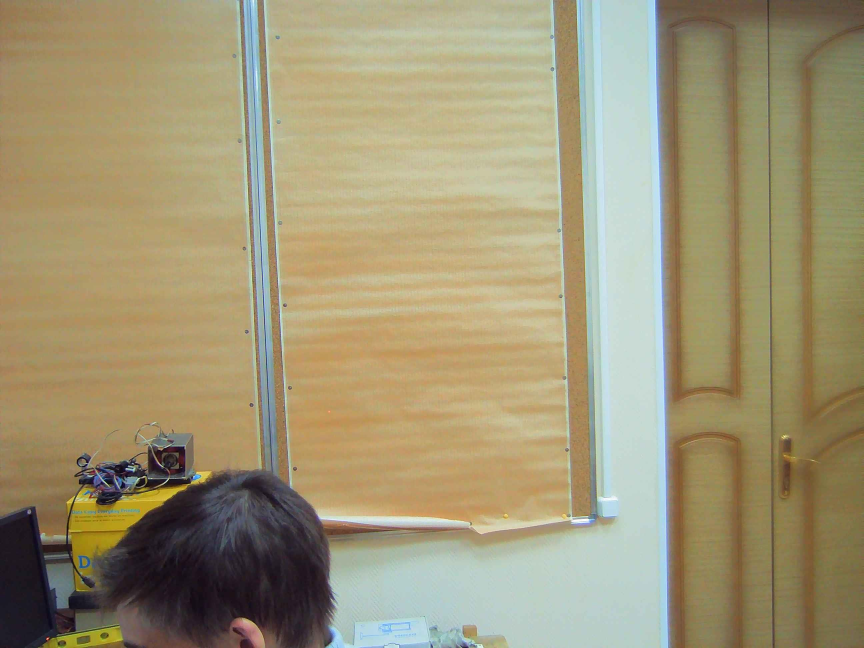
#> input picture sub_project/find_in_image/-50 0 -48 0.jpg, 2592 x 1944 px (shown at 1/3 size)
$ python hsv_control2.py
#> lines starting #> are read from the running program, lines starting #| are printed output that depends on the picture
from __future__ import print_function
import cv2 as cv
import argparse
max_value = 255
max_value_H = 360//2
low_H = 0
low_S = 0
low_V = 0
high_H = max_value_H
high_S = max_value
high_V = max_value
window_capture_name = 'Video Capture'
window_detection_name = 'Object Detection'
low_H_name = 'Low H'
low_S_name = 'Low S'
low_V_name = 'Low V'
high_H_name = 'High H'
high_S_name = 'High S'
high_V_name = 'High V'
def on_low_H_thresh_trackbar(val):
    global low_H
    global high_H
    low_H = val
    low_H = min(high_H-1, low_H)
    cv.setTrackbarPos(low_H_name, window_detection_name, low_H)
def on_high_H_thresh_trackbar(val):
    global low_H
    global high_H
    high_H = val
    high_H = max(high_H, low_H+1)
    cv.setTrackbarPos(high_H_name, window_detection_name, high_H)
def on_low_S_thresh_trackbar(val):
    global low_S
    global high_S
    low_S = val
    low_S = min(high_S-1, low_S)
    cv.setTrackbarPos(low_S_name, window_detection_name, low_S)
def on_high_S_thresh_trackbar(val):
    global low_S
    global high_S
    high_S = val
    high_S = max(high_S, low_S+1)
    cv.setTrackbarPos(high_S_name, window_detection_name, high_S)
def on_low_V_thresh_trackbar(val):
    global low_V
    global high_V
    low_V = val
    low_V = min(high_V-1, low_V)
    cv.setTrackbarPos(low_V_name, window_detection_name, low_V)
def on_high_V_thresh_trackbar(val):
    global low_V
    global high_V
    high_V = val
    high_V = max(high_V, low_V+1)
    cv.setTrackbarPos(high_V_name, window_detection_name, high_V)


cv.namedWindow(window_capture_name)
cv.namedWindow(window_detection_name)
cv.createTrackbar(low_H_name, window_detection_name , low_H, max_value_H, on_low_H_thresh_trackbar)
cv.createTrackbar(high_H_name, window_detection_name , high_H, max_value_H, on_high_H_thresh_trackbar)
cv.createTrackbar(low_S_name, window_detection_name , low_S, max_value, on_low_S_thresh_trackbar)
cv.createTrackbar(high_S_name, window_detection_name , high_S, max_value, on_high_S_thresh_trackbar)
cv.createTrackbar(low_V_name, window_detection_name , low_V, max_value, on_low_V_thresh_trackbar)
cv.createTrackbar(high_V_name, window_detection_name , high_V, max_value, on_high_V_thresh_trackbar)

frame = cv.imread("-50 0 -48 0.jpg")
#> frame is the input picture: shape (1944, 2592, 3); mean B, G, R 117.4, 150, 160.1
frame = cv.resize(frame, (1280, 720))
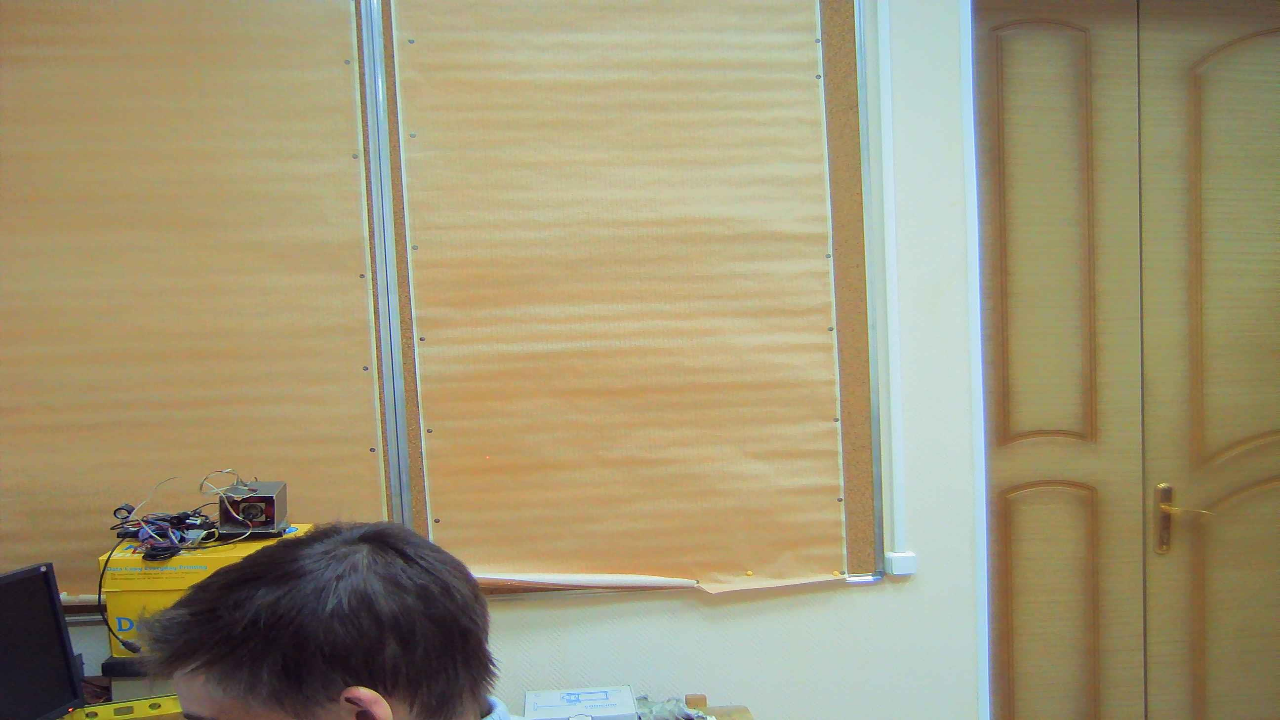
#> frame: shape (720, 1280, 3); mean B, G, R 117.3, 150, 160.1

while True:

    if frame is None:
        break
    frame_HSV = cv.cvtColor(frame, cv.COLOR_BGR2HSV)
#> frame_HSV: shape (720, 1280, 3); mean H, S, V 40.5, 81.7, 164.8
    print(frame_HSV.shape)
#| (720, 1280, 3)
    for i in range(frame_HSV.shape[0]):
        for j in range(frame_HSV.shape[2]):
            if not (frame_HSV[i, j, 0] >= low_H and frame_HSV[i, j, 0] <= high_H):
                frame_HSV[i, j, 1]=0
                frame_HSV[i, j, 2]=0


    new_frame_rgb = cv.cvtColor(frame_HSV, cv.COLOR_HSV2BGR)
    #frame_threshold = cv.inRange(frame_HSV, (low_H, low_S, low_V), (high_H, high_S, high_V))


    cv.imshow(window_capture_name, frame)
    cv.imshow(window_detection_name, new_frame_rgb)

    key = cv.waitKey(30)
#> (key q is pressed here)
    if key == ord('q') or key == 27:
        break
